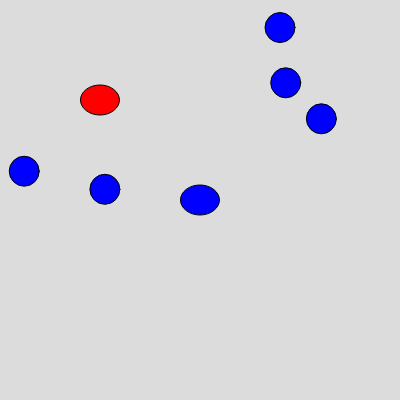
Frame 1 (no input)
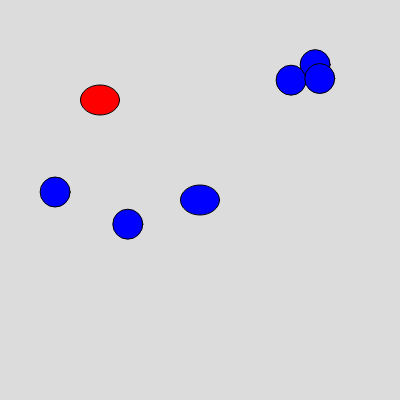
Frame 60 (no input)
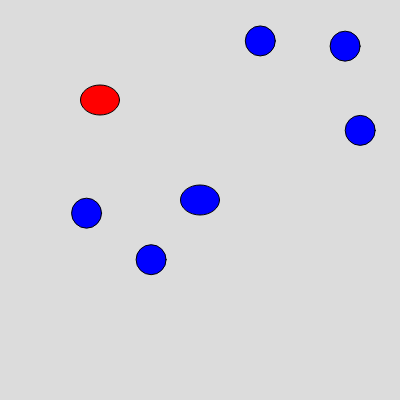
Frame 120 (the mouse pressed at the canvas centre since frame 60)

The p5.js sketch that drew these frames (run headless with seeded random() and noise() and a simulated clock; from frame 60 on, the mouse is pressed at the canvas centre):

// p5.js sketch
// ── sketch.js
let player1 = new Player(30,100,100,"red",65,68,87,83);

let player2 = new Player(30,200,200,"blue",37,39,38,40);

let asteroidArray = [];

function setup() {
  createCanvas(400, 400);
  // Create 5 asteroid and add them to the array.
  for (let i = 0; i < 5; i++) {
    let asteroid = new Asteroid(30, random(0, width), random(0, height), random(-1, 1), random(-1, 1));
    // ??? Rembember to make sure the asteroid is not on top of the player.
    asteroidArray.push(asteroid);
  }
}

function draw() {
  background(220);
  // Call the function to draw the player.
  drawPlayer(player1);
  drawPlayer(player2);
  // Call the function to move the player.
  movePlayer(player1);
  movePlayer(player2);

  // Call the function to draw all the asteroids.
  drawAllAsteroids();
  // Move all the asteroids.
  for(let asteroid of asteroidArray){
    asteroid.move();
  }
}

// ── Asteroid.js
/**
 * Define an asteroid class - we want so have a size, and x, y, and vx, vy as velocity
 * 
 */
class Asteroid {
    /**
     * Constructor for the asteroid class.
     * @param {number} size - The size of the asteroid.
     * @param {number} x - The x position of the asteroid.
     * @param {number} y - The y position of the asteroid.
     * @param {number} vx - The x velocity of the asteroid.
     * @param {number} vy - The y velocity of the asteroid.
     */
    constructor(size, x, y, vx, vy) {
        this.size = size;
        this.x = x;
        this.y = y;
        this.vx = vx;
        this.vy = vy;
    }
    /**
     * A function that moves the asteroid.
     */
    move() {
        this.x += this.vx;
        this.y += this.vy;
        // If the asteroid hits the edges - bounce back.
        // Make separate tests  to check if the asteroid hits the edges.
        // Make an if statement for each case 

        if (this.x > width) {
            this.vx = -Math.abs(this.vx);
            // Set the x position inside the canvas
            this.x = 2 * width - this.x;
            makeNewAsteroid(this.x, this.y,random(-1,-2),random(-1,1));
        }
        if (this.x < 0) {
            this.vx = Math.abs(this.vx);
           // Mirror the x position about the edge
           this.x = 0 - this.x; 
           makeNewAsteroid(this.x, this.y,random(1,2),random(-1,1));

        }
        if (this.y > height) {
            this.vy = -Math.abs(this.vy);
            // Mirror about the y = height line
            this.y = 2* height - this.y;
            makeNewAsteroid(this.x, this.y,random(-1,1),random(-2,-1));
        }
        if (this.y < 0) {
            this.vy = Math.abs(this.vy);
            // Mirror about the y= 0 line
            this.y = 0 - this.y;
            makeNewAsteroid(this.x, this.y,random(-1,1),random(1,2));
        }



    }
}
// ── classes.js
// A class to hanle a player. 
// It has a size, a x, y position and a color.

/**
 * A class to handle a player.
 */
class Player {
    /**
     * Constructor for the player class.
     * @param {number} size - The size of the player.
     * @param {number} x - The x position of the player.
     * @param {number} y - The y position of the player.
     * @param {string} color - The color of the player. Ex: "red"
     * @param {number} moveleft - The key code for moving left. Ex: 65
     * @param {number} moveright - The key code for moving right. Ex: 68
     * @param {number} moveup - The key code for moving up. Ex: 87
     * @param {number} movedown - The key code for moving down. Ex: 83
     */
    constructor(size, x, y, color, moveleft, moveright, moveup, movedown) {
        this.size = size;
        this.x = x;
        this.y = y;
        this.color = color;
        this.moveleft = moveleft;
        this.moveright = moveright;
        this.moveup = moveup;
        this.movedown = movedown;
    }

 }
// ── drawfunctions.js
/**
 * A function that draws a player. The player is just a circle.
 * We code as classic p5.js
 */
function drawPlayer(player) {
    fill(player.color);
    ellipse(player.x, player.y, player.size*1.3, player.size);
}

function drawAllAsteroids(){
    for(let asteroid of asteroidArray){
        // Draw ablue circle for the asteroid.
        fill("blue");
        ellipse(asteroid.x, asteroid.y, asteroid.size, asteroid.size);
    }
}
// ── tools.js
// Make a new Asteroid object, and add it to the asteroidArray.
// The asteroid must have a position and a random velocity.
/**
 * 
 * @param {*} x 
 * @param {*} y 
 * @param {*} direction 
 */
function makeNewAsteroid(x,y, vx, vy){
    // Make a new asteroid object.

    let asteroid = new Asteroid(30, x, y, vx, vy);
    // Add the asteroid to the asteroidArray.
    asteroidArray.push(asteroid);

}
// ── uifunctions.js
// Make a p5.js function that moves the palyer with wasd keys
function movePlayer(player){
    if (keyIsDown(87)){
        player.y -= 1;
    }
    if (keyIsDown(83)){
        player.y += 1;
    }
    if (keyIsDown(65)){
        player.x -= 1;
    }
    if (keyIsDown(68)){
        player.x += 1;
    }
}
